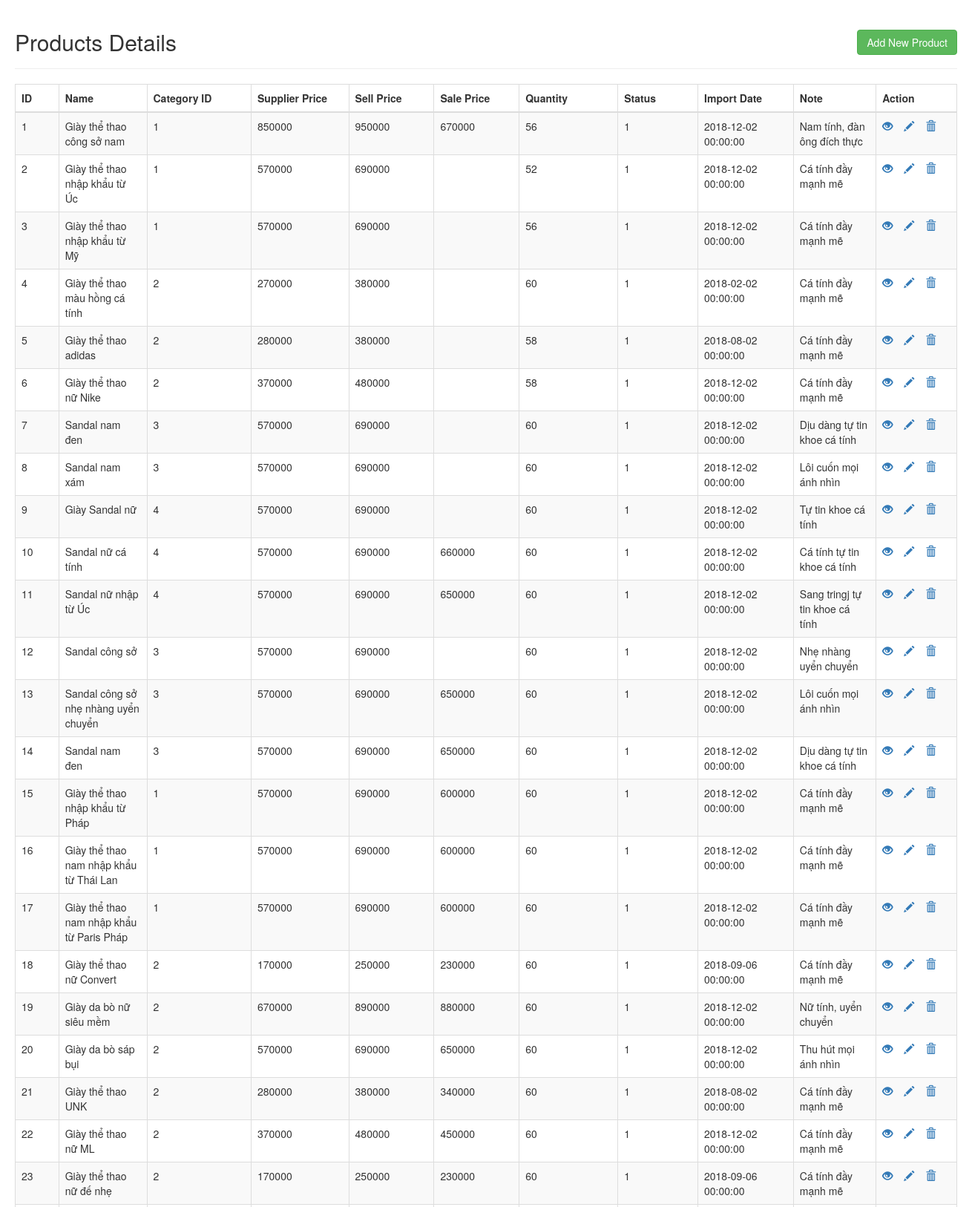
/warehousemanager.php (upper part), run on the app's committed database.
### tables this page shows
CREATE TABLE `products` (
  `prod_id` int(11) NOT NULL,
  `prod_name` varchar(255) DEFAULT NULL,
  `image` varchar(255) DEFAULT NULL,
  `cat_id` int(11) NOT NULL,
  `sup_price` int(11) NOT NULL,
  `sell_price` int(11) NOT NULL,
  `sale_price` int(11) DEFAULT NULL,
  `quantity` int(11) DEFAULT NULL,
  `status` int(11) DEFAULT NULL,
  `imported_date` datetime DEFAULT NULL,
  `note` varchar(255) DEFAULT NULL,
  `views` int(11) DEFAULT NULL,
  `favorite` int(11) DEFAULT NULL
);

### warehousemanager.php (the view, shortened to what this page needs)
<!DOCTYPE html>
<html lang="en">
<head>
    <link rel="stylesheet" href="https://maxcdn.bootstrapcdn.com/bootstrap/3.3.7/css/bootstrap.css">
</head>
<body>
    <div class="wrapper">
        <div class="container-fluid">
            <div class="row">
                <div class="col-md-12">
                    <div class="page-header clearfix">
                        <center><h2 class="pull-left">Products Details</h2></center>
                        <a href="insert.php" class="btn btn-success pull-right">Add New Product</a>
                    </div>
                    <?php
                    require_once "connect.php";
                    $sql = "SELECT * FROM PRODUCTS";
                    if($result = mysqli_query($connect, $sql)){
                        if(mysqli_num_rows($result) > 0){
                            echo "<table class='table table-bordered table-striped'>";
                                echo "<thead>";
                                    echo "<tr>";
                                        echo "<th>ID</th>";
                                        echo "<th>Name</th>";
                                        echo "<th>Category ID</th>";
                                        echo "<th>Supplier Price</th>";
                                        echo "<th>Sell Price</th>";
                                        echo "<th>Sale Price</th>";
                                        echo "<th>Quantity</th>";
                                        echo "<th>Status</th>";
                                        echo "<th>Import Date</th>";
                                        echo "<th>Note</th>";
                                         echo "<th>Action</th>";
                                        echo "</tr>";
                                echo "</thead>";
                                echo "<tbody>";
                                while($row = mysqli_fetch_array($result)){
                                    echo "<tr>";
                                        echo "<td>" . $row['prod_id'] . "</td>";
                                        echo "<td>" . $row['prod_name'] . "</td>";
                                        echo "<td>" . $row['cat_id'] . "</td>";
                                        echo "<td>" . $row['sup_price'] . "</td>";
                                        echo "<td>" . $row['sell_price'] . "</td>";
                                        echo "<td>" . $row['sale_price'] . "</td>";
                                        echo "<td>" . $row['quantity'] . "</td>";
                                        echo "<td>" . $row['status'] . "</td>";
                                        echo "<td>" . $row['imported_date'] . "</td>";
                                        echo "<td>" . $row['note'] . "</td>";
                                        echo "<td>";
                                            echo "<a href='view.php?prod_id=". $row['prod_id'] ."' title='View Record' data-toggle='tooltip'><span class='glyphicon glyphicon-eye-open'></span></a>";
                                            echo "<a href='update.php?prod_id=". $row['prod_id'] ."' title='Update Record' data-toggle='tooltip'><span class='glyphicon glyphicon-pencil'></span></a>";
                                            echo "<a href='delete.php?prod_id=". $row['prod_id'] ."' title='Delete Record' data-toggle='tooltip'><span class='glyphicon glyphicon-trash'></span></a>";
                                        echo "</td>";
                                    echo "</tr>";
                                }
                                echo "</tbody>";
                            echo "</table>";
                        } else{
                            echo "<p class='lead'><em>No records were found.</em></p>";
                        }
                    } else{
                        echo "ERROR: Could not able to execute $sql. " . mysqli_error($connect);
                    }
                    ?>
                </div>
            </div>
        </div>
    </div>
    <?php
    require_once "footer.php";
     ?>
</body>
</html>

### warehousemanager.php (style rules this page uses)
.wrapper { width: 1300px; margin: 0 auto; }
.page-header h2 { margin-top: 0; }
th,td { width: 30px; }
table tr td:last-child a { margin-right: 15px; }

### data on the page
products: prod_id "1", prod_name "Giày thể thao công sở nam", cat "1", sup_price "850000", sell_price "950000", sale_price "670000", quantity "56", status "1", imported_date "2018-12-02 00:00:00", note "Nam tính, đàn ông đích thực"
products: prod_id "2", prod_name "Giày thể thao nhập khẩu từ Úc", cat "1", sup_price "570000", sell_price "690000", quantity "52", status "1", imported_date "2018-12-02 00:00:00", note "Cá tính đầy mạnh mẽ"
products: prod_id "3", prod_name "Giày thể thao nhập khẩu từ Mỹ", cat "1", sup_price "570000", sell_price "690000", quantity "56", status "1", imported_date "2018-12-02 00:00:00", note "Cá tính đầy mạnh mẽ"
products: prod_id "4", prod_name "Giày thể thao màu hồng cá tính", cat "2", sup_price "270000", sell_price "380000", quantity "60", status "1", imported_date "2018-02-02 00:00:00", note "Cá tính đầy mạnh mẽ"
products: prod_id "5", prod_name "Giày thể thao adidas", cat "2", sup_price "280000", sell_price "380000", quantity "58", status "1", imported_date "2018-08-02 00:00:00", note "Cá tính đầy mạnh mẽ"
products: prod_id "6", prod_name "Giày thể thao nữ Nike", cat "2", sup_price "370000", sell_price "480000", quantity "58", status "1", imported_date "2018-12-02 00:00:00", note "Cá tính đầy mạnh mẽ"
products: prod_id "7", prod_name "Sandal nam đen", cat "3", sup_price "570000", sell_price "690000", quantity "60", status "1", imported_date "2018-12-02 00:00:00", note "Dịu dàng tự tin khoe cá tính"
products: prod_id "8", prod_name "Sandal nam xám", cat "3", sup_price "570000", sell_price "690000", quantity "60", status "1", imported_date "2018-12-02 00:00:00", note "Lôi cuốn mọi ánh nhìn"
products: prod_id "9", prod_name "Giày Sandal nữ", cat "4", sup_price "570000", sell_price "690000", quantity "60", status "1", imported_date "2018-12-02 00:00:00", note "Tự tin khoe cá tính"
products: prod_id "10", prod_name "Sandal nữ cá tính", cat "4", sup_price "570000", sell_price "690000", sale_price "660000", quantity "60", status "1", imported_date "2018-12-02 00:00:00", note "Cá tính tự tin khoe cá tính"
products: prod_id "11", prod_name "Sandal nữ nhập từ Úc", cat "4", sup_price "570000", sell_price "690000", sale_price "650000", quantity "60", status "1", imported_date "2018-12-02 00:00:00", note "Sang tringj tự tin khoe cá tính"
products: prod_id "12", prod_name "Sandal công sở", cat "3", sup_price "570000", sell_price "690000", quantity "60", status "1", imported_date "2018-12-02 00:00:00", note "Nhẹ nhàng uyển chuyển"
products: prod_id "13", prod_name "Sandal công sở nhẹ nhàng uyển chuyển", cat "3", sup_price "570000", sell_price "690000", sale_price "650000", quantity "60", status "1", imported_date "2018-12-02 00:00:00", note "Lôi cuốn mọi ánh nhìn"
products: prod_id "14", prod_name "Sandal nam đen", cat "3", sup_price "570000", sell_price "690000", sale_price "650000", quantity "60", status "1", imported_date "2018-12-02 00:00:00", note "Dịu dàng tự tin khoe cá tính"
products: prod_id "15", prod_name "Giày thể thao nhập khẩu từ Pháp", cat "1", sup_price "570000", sell_price "690000", sale_price "600000", quantity "60", status "1", imported_date "2018-12-02 00:00:00", note "Cá tính đầy mạnh mẽ"
products: prod_id "16", prod_name "Giày thể thao nam nhập khẩu từ Thái Lan", cat "1", sup_price "570000", sell_price "690000", sale_price "600000", quantity "60", status "1", imported_date "2018-12-02 00:00:00", note "Cá tính đầy mạnh mẽ"
products: prod_id "17", prod_name "Giày thể thao nam nhập khẩu từ Paris Pháp", cat "1", sup_price "570000", sell_price "690000", sale_price "600000", quantity "60", status "1", imported_date "2018-12-02 00:00:00", note "Cá tính đầy mạnh mẽ"
products: prod_id "18", prod_name "Giày thể thao nữ Convert", cat "2", sup_price "170000", sell_price "250000", sale_price "230000", quantity "60", status "1", imported_date "2018-09-06 00:00:00", note "Cá tính đầy mạnh mẽ"
products: prod_id "19", prod_name "Giày da bò nữ siêu mềm", cat "2", sup_price "670000", sell_price "890000", sale_price "880000", quantity "60", status "1", imported_date "2018-12-02 00:00:00", note "Nữ tính, uyển chuyển"
products: prod_id "20", prod_name "Giày da bò sáp bụi", cat "2", sup_price "570000", sell_price "690000", sale_price "650000", quantity "60", status "1", imported_date "2018-12-02 00:00:00", note "Thu hút mọi ánh nhìn"
products: prod_id "21", prod_name "Giày thể thao UNK", cat "2", sup_price "280000", sell_price "380000", sale_price "340000", quantity "60", status "1", imported_date "2018-08-02 00:00:00", note "Cá tính đầy mạnh mẽ"
products: prod_id "22", prod_name "Giày thể thao nữ ML", cat "2", sup_price "370000", sell_price "480000", sale_price "450000", quantity "60", status "1", imported_date "2018-12-02 00:00:00", note "Cá tính đầy mạnh mẽ"
products: prod_id "23", prod_name "Giày thể thao nữ đế nhẹ", cat "2", sup_price "170000", sell_price "250000", sale_price "230000", quantity "60", status "1", imported_date "2018-09-06 00:00:00", note "Cá tính đầy mạnh mẽ"
